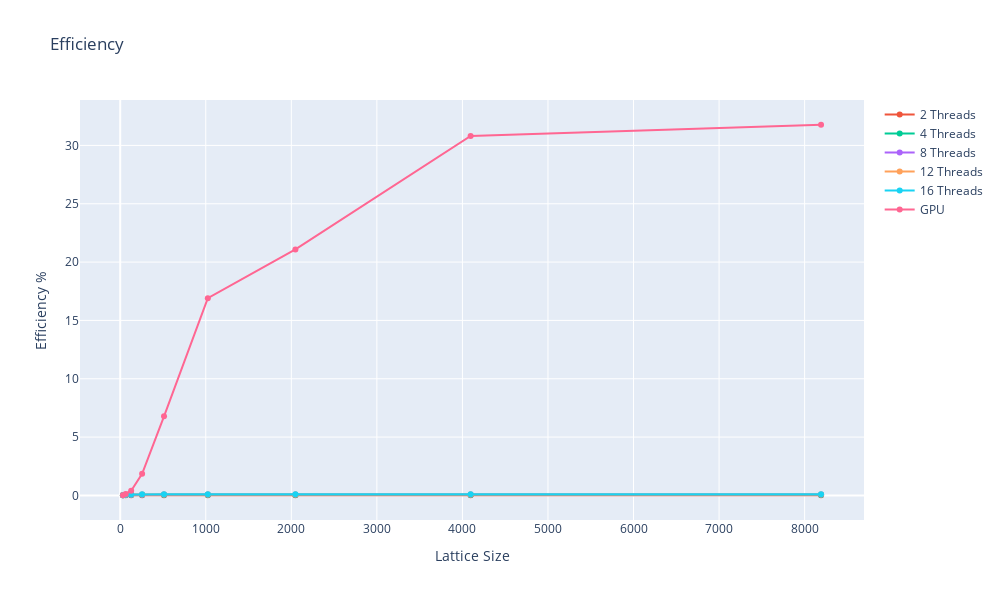

The code cell stored with this chart in its notebook:
### Code cell
fig = go.Figure()
for i, (name, df, _) in enumerate(runs_gpu):
    fig.add_trace(go.Scatter(
        x=cpu_df["size"],
        y=100 * (cpu_df["avgEvolveTime"] / df["avgEvolveTime"]) / info[0], # speedup / cores
        mode="lines+markers",
        name=name,
        marker_color=px.colors.qualitative.Plotly[i + 1],
    ))
fig.update_layout(title="Efficiency", xaxis_title='Lattice Size', yaxis_title="Efficiency %", width=1000, height=600)
fig.update_yaxes()
fig.show()

### Figure 1 — Plotly figure (JSON) as saved in the notebook; plotly's stock layout.template omitted (floating-point values rounded to 4 significant figures)
{"data": [{"marker": {"color": "#EF553B"}, "mode": "lines+markers", "name": "2 Threads", "type": "scatter", "x": [32, 64, 128, 256, 512, 1024, 2048, 4096, 8192], "y": [0.01383, 0.01914, 0.02242, 0.02242, 0.02297, 0.02283, 0.02293, 0.0225, 0.02288]}, {"marker": {"color": "#00CC96"}, "mode": "lines+markers", "name": "4 Threads", "type": "scatter", "x": [32, 64, 128, 256, 512, 1024, 2048, 4096, 8192], "y": [0.01958, 0.03069, 0.04011, 0.0432, 0.04421, 0.04536, 0.0444, 0.0442, 0.04466]}, {"marker": {"color": "#AB63FA"}, "mode": "lines+markers", "name": "8 Threads", "type": "scatter", "x": [32, 64, 128, 256, 512, 1024, 2048, 4096, 8192], "y": [0.03029, 0.05173, 0.05234, 0.05347, 0.07076, 0.08637, 0.08662, 0.085, 0.08624]}, {"marker": {"color": "#FFA15A"}, "mode": "lines+markers", "name": "12 Threads", "type": "scatter", "x": [32, 64, 128, 256, 512, 1024, 2048, 4096, 8192], "y": [0.02784, 0.04927, 0.0738, 0.07559, 0.07781, 0.07919, 0.07944, 0.07785, 0.07955]}, {"marker": {"color": "#19D3F3"}, "mode": "lines+markers", "name": "16 Threads", "type": "scatter", "x": [32, 64, 128, 256, 512, 1024, 2048, 4096, 8192], "y": [0.01342, 0.0589, 0.07703, 0.09507, 0.09436, 0.1032, 0.1018, 0.1014, 0.1032]}, {"marker": {"color": "#FF6692"}, "mode": "lines+markers", "name": "GPU", "type": "scatter", "x": [32, 64, 128, 256, 512, 1024, 2048, 4096, 8192], "y": [0.01491, 0.1208, 0.3995, 1.857, 6.781, 16.91, 21.09, 30.81, 31.77]}], "layout": {"height": 600, "title": {"text": "Efficiency"}, "width": 1000, "xaxis": {"title": {"text": "Lattice Size"}}, "yaxis": {"title": {"text": "Efficiency %"}}}}
